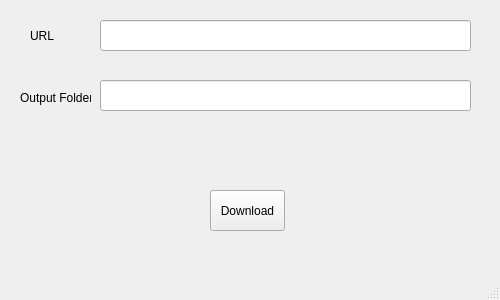
<?xml version="1.0" encoding="UTF-8"?>
<ui version="4.0">
 <class>MainWindow</class>
 <widget class="QMainWindow" name="MainWindow">
  <property name="geometry">
   <rect>
    <x>0</x>
    <y>0</y>
    <width>500</width>
    <height>300</height>
   </rect>
  </property>
  <property name="sizePolicy">
   <sizepolicy hsizetype="Fixed" vsizetype="Fixed">
    <horstretch>0</horstretch>
    <verstretch>0</verstretch>
   </sizepolicy>
  </property>
  <property name="minimumSize">
   <size>
    <width>500</width>
    <height>300</height>
   </size>
  </property>
  <property name="maximumSize">
   <size>
    <width>500</width>
    <height>300</height>
   </size>
  </property>
  <property name="windowTitle">
   <string>MainWindow</string>
  </property>
  <widget class="QWidget" name="centralwidget">
   <widget class="QLineEdit" name="url_link">
    <property name="geometry">
     <rect>
      <x>100</x>
      <y>20</y>
      <width>371</width>
      <height>31</height>
     </rect>
    </property>
   </widget>
   <widget class="QLabel" name="label">
    <property name="geometry">
     <rect>
      <x>30</x>
      <y>20</y>
      <width>41</width>
      <height>31</height>
     </rect>
    </property>
    <property name="text">
     <string>URL</string>
    </property>
   </widget>
   <widget class="QLabel" name="label_2">
    <property name="geometry">
     <rect>
      <x>20</x>
      <y>90</y>
      <width>71</width>
      <height>16</height>
     </rect>
    </property>
    <property name="text">
     <string>Output Folder</string>
    </property>
   </widget>
   <widget class="QLineEdit" name="output_link">
    <property name="geometry">
     <rect>
      <x>100</x>
      <y>80</y>
      <width>371</width>
      <height>31</height>
     </rect>
    </property>
   </widget>
   <widget class="QPushButton" name="btn_download">
    <property name="geometry">
     <rect>
      <x>210</x>
      <y>190</y>
      <width>75</width>
      <height>41</height>
     </rect>
    </property>
    <property name="text">
     <string>Download</string>
    </property>
   </widget>
  </widget>
  <widget class="QMenuBar" name="menubar">
   <property name="geometry">
    <rect>
     <x>0</x>
     <y>0</y>
     <width>500</width>
     <height>21</height>
    </rect>
   </property>
  </widget>
  <widget class="QStatusBar" name="statusbar"/>
 </widget>
 <resources/>
 <connections/>
</ui>
